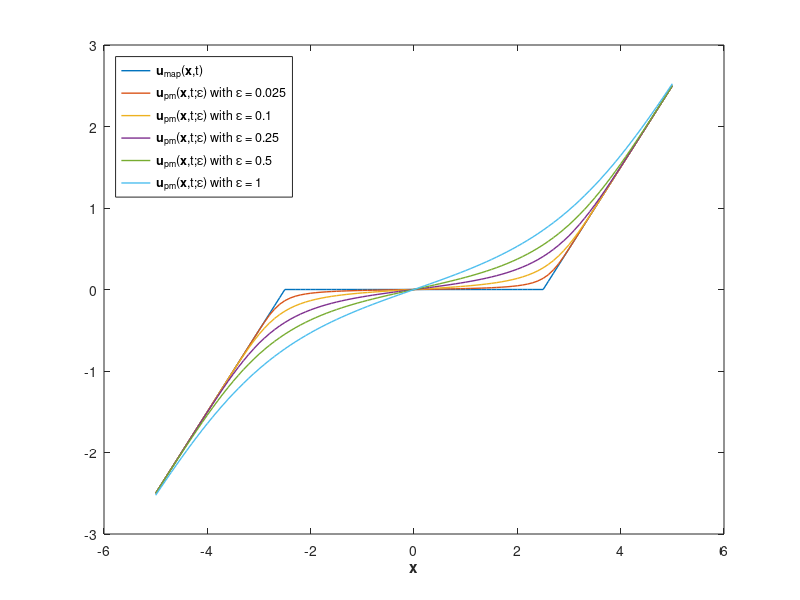

Here is the MATLAB script that generated this plot: (Note: this script raises an error after producing the figure.)
% Script for the numerical example in paper 1.
% Script written by Gabriel Provencher Langlois

%%% Parameters
x = -5.0:0.1:5.0;
n = length(x);                      
lambda = 2;
t = 1.25;
epsilon = [0.025,0.1,0.25,0.5,1.0];

%%% Numbers and vector quantities
u_pm = zeros(1,n);
v_plus  = (x + t*lambda);
v_minus = (-x + t*lambda);
n_eps = length(epsilon);

%%% Compute u_map and plot u_map vs x
u_map = max(0,x-t*lambda) + min(0,x+t*lambda);
plot(x,u_map,'linewidth',1,'DisplayName','{\bfu}_{map}({\bfx},t)')
hold

%%% Compute u_pm for different values of epsilon and plot them
for k=1:1:n_eps
    ratio_plus  = erfcx(v_plus./sqrt(2*t*epsilon(k)))./(erfcx(v_plus./sqrt(2*t*epsilon(k))) + erfcx(v_minus./sqrt(2*t*epsilon(k))));
    ratio_minus = erfcx(v_minus./sqrt(2*t*epsilon(k)))./(erfcx(v_plus./sqrt(2*t*epsilon(k))) + erfcx(v_minus./sqrt(2*t*epsilon(k))));
    u_pm = v_plus.*ratio_plus - v_minus.*ratio_minus;
    %for i=1:1:n
    %    u_pm(i) = v_plus(i)*ratio_plus(i) - v_minus(i)*ratio_minus(i);
    %end
    plot(x,u_pm,'linewidth',1,'DisplayName',['{\bfu}_{pm}({\bfx},t;\epsilon) with \epsilon = ',num2str(epsilon(k))])
end

%%% Edit the plot further.
xlabel('{\bfx}')
lgd = legend('Location','northwest','Interpreter','tex');
lgd.NumColumns = 2;
grid on
